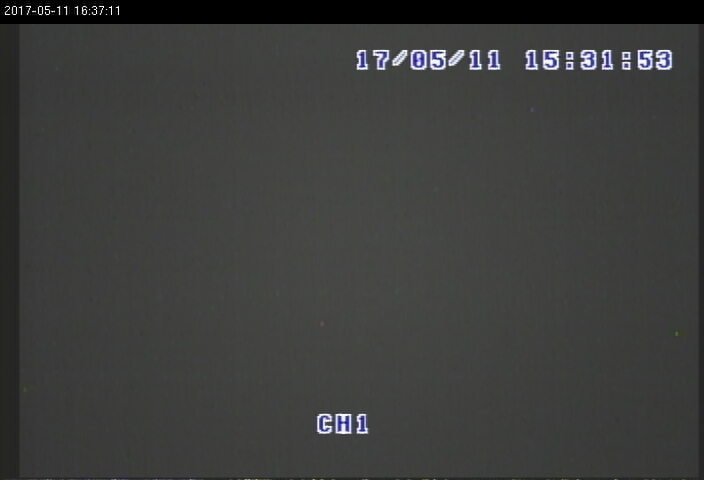
#> input picture samples/bg.jpg, 704 x 480 px; its folder holds only this picture in this run
$ jupyter execute --allow-errors Droplet_preAnalysis.ipynb   (older library calls are emulated)
#> lines starting #> are read from the running program, lines starting #| are printed output that depends on the picture
[cell 1]
import numpy as np
import matplotlib.pyplot as plt
import matplotlib.image as mpimg
import cv2
import glob

get_ipython().magic('matplotlib inline')
plt.rcParams['figure.figsize'] = (10.0, 8.0) # set default size of plots
plt.rcParams['image.interpolation'] = 'nearest'
plt.rcParams['image.cmap'] = 'gray'
plt.rcParams['axes.titlesize'] = 8

[cell 2]
images = glob.glob('./samples/*.jpg')
print (images)

data = []
for image in images:
    img = mpimg.imread(image)
#> img is the input picture: shape (480, 704, 3); mean R, G, B 60.9, 61.4, 60.2
    img = cv2.cvtColor(img, cv2.COLOR_RGB2GRAY)
#> img: shape (480, 704)

    data.append(img)

data = np.array(data)

### Lets load all the images to get an idea of the droplets.

[cell 3]
def plot(images):
    rows = int(np.ceil(images.shape[0] / 4))
#> rows = 1
    cols = 4
    f, ax = plt.subplots(rows, cols, figsize=(20, 20))

    i=0
    j=0
    for img in data:
        ax[i, j].imshow(img, cmap='gray')
        j = j + 1
        if j == cols:
            i = i + 1
            j = 0
#> this loop made 1 pass
#> after the loop, i = 0; j = 0

#> (the rest of this cell did not finish here and is left out)

### Plotting the histograms will give us some further idea of distribution of pixels between a pure droplet image and anything that might have some droplet visible.

[cell 4]
f, ax = plt.subplots(13, 2, figsize=(20, 20))

i=0
for img in data:
    ax[i, 0].imshow(img, cmap='gray')
    ax[i, 1].hist(img.ravel(), 256, [0, 256])
    i = i + 1
#> this loop made 1 pass
#> i on pass 1: 1
#> after the loop, i = 1
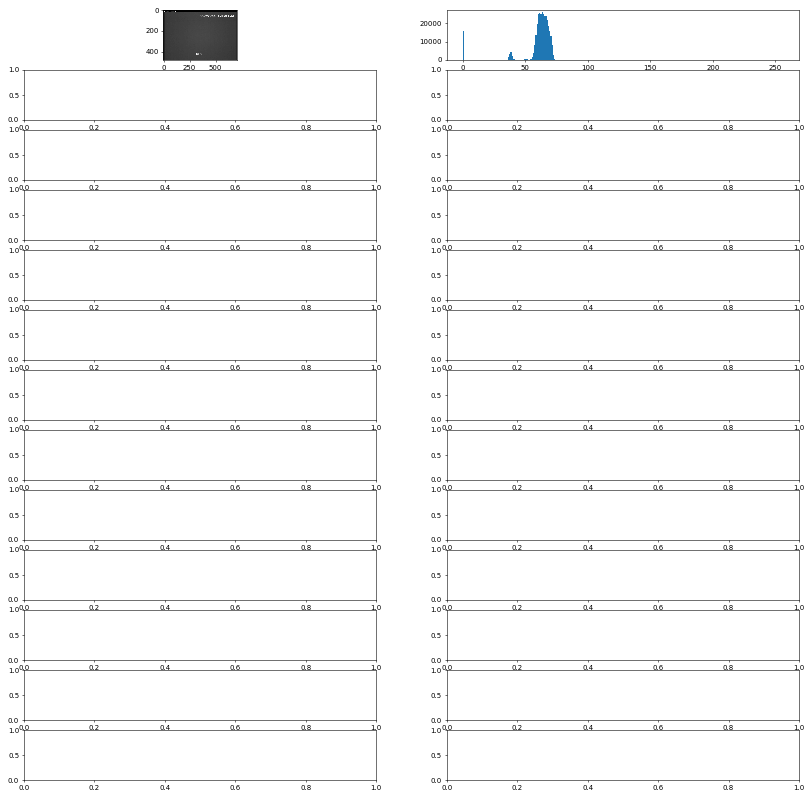
#> figure drawn by matplotlib, 2 panels; panel 2: tallest bar 25932 high, from x = 63 to 64


$ run again, on samples/image2.jpg
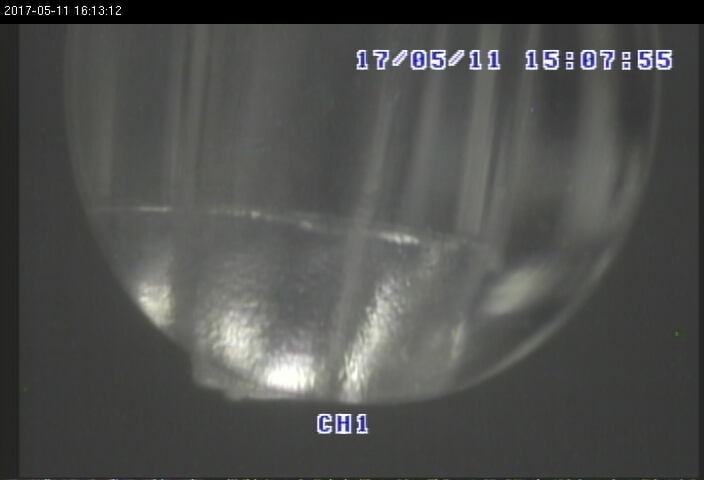
#> input picture samples/image2.jpg, 704 x 480 px
#> img is the input picture: shape (480, 704, 3); mean R, G, B 78.6, 79.3, 77.5
#> img: shape (480, 704)
#> the loop in plot, `for img in data:` made 1 pass
#> after the loop in plot, `for img in data:`: i = 0
#> the loop `for img in data:` made 1 pass
#> i on pass 1: 1
#> after the loop `for img in data:`: i = 1
#> `[cell 4] f, ax = plt.subplots(13, 2, figsize=(20, 20))  i=0 for img in..`:
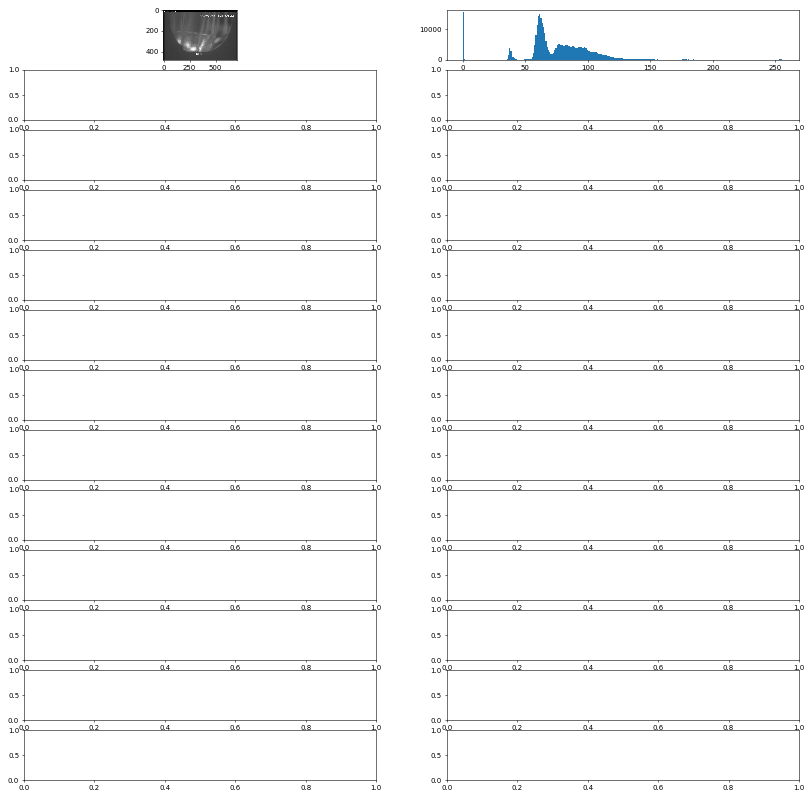
#> figure drawn by matplotlib, 2 panels; panel 2: tallest bar 15590 high, from x = 0 to 1

$ run again, on samples/imagex.jpg
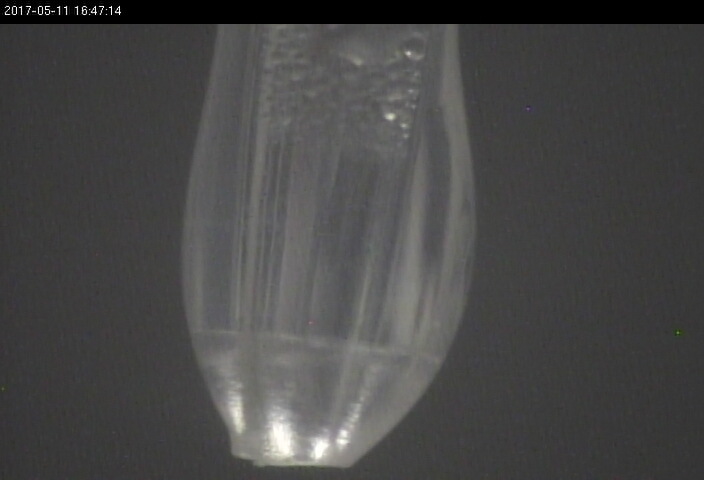
#> input picture samples/imagex.jpg, 704 x 480 px
#> img is the input picture: shape (480, 704, 3); mean R, G, B 72, 71.7, 71.2
#> img: shape (480, 704)
#> the loop in plot, `for img in data:` made 1 pass
#> after the loop in plot, `for img in data:`: i = 0
#> the loop `for img in data:` made 1 pass
#> i on pass 1: 1
#> after the loop `for img in data:`: i = 1
#> `[cell 4] f, ax = plt.subplots(13, 2, figsize=(20, 20))  i=0 for img in..`:
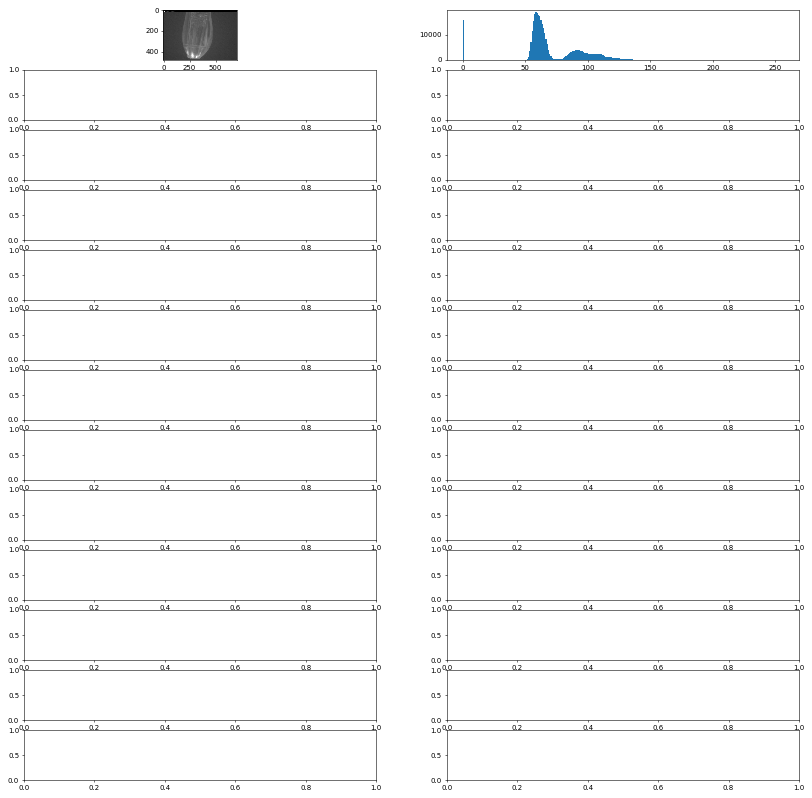
#> figure drawn by matplotlib, 2 panels; panel 2: tallest bar 18755 high, from x = 58 to 59

$ run again, on samples/full_droplet_2.jpg
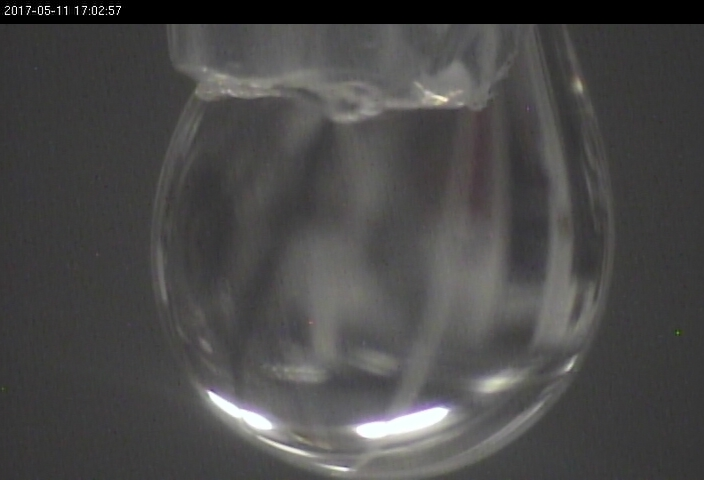
#> input picture samples/full_droplet_2.jpg, 704 x 480 px
#> img is the input picture: shape (480, 704, 3); mean R, G, B 74.1, 73.4, 73
#> img: shape (480, 704)
#> the loop in plot, `for img in data:` made 1 pass
#> after the loop in plot, `for img in data:`: i = 0
#> the loop `for img in data:` made 1 pass
#> i on pass 1: 1
#> after the loop `for img in data:`: i = 1
#> `[cell 4] f, ax = plt.subplots(13, 2, figsize=(20, 20))  i=0 for img in..`:
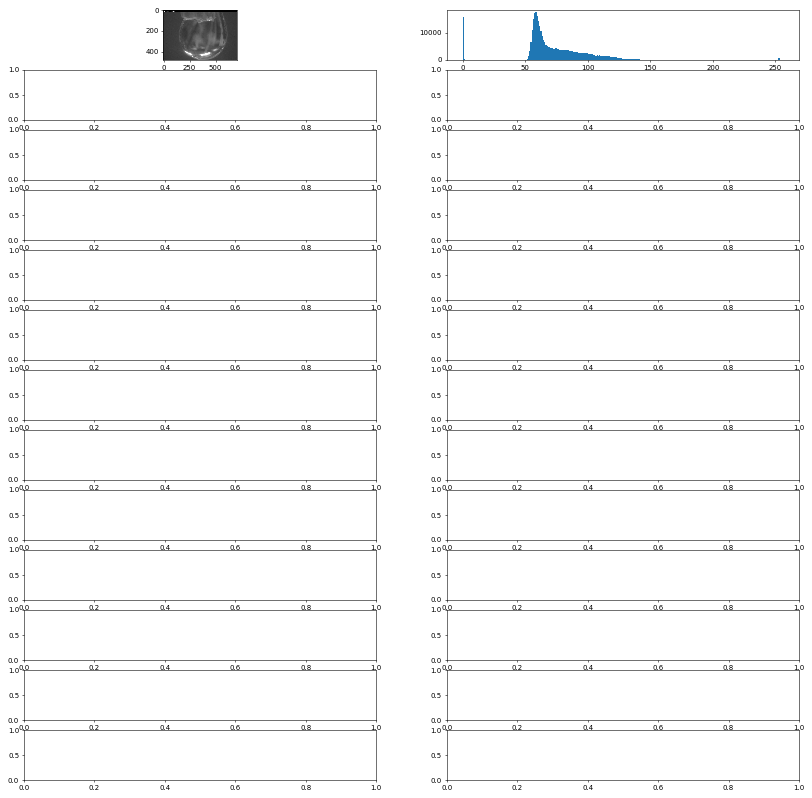
#> figure drawn by matplotlib, 2 panels; panel 2: tallest bar 17476 high, from x = 58 to 59
